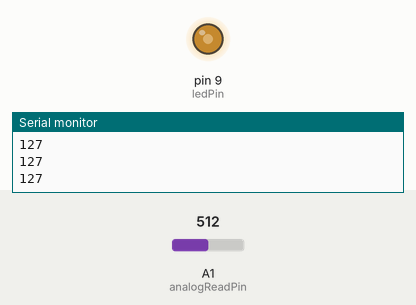
Simulated run of this sketch. Board: Arduino Uno, built with avr-gcc and run on an emulated ATmega328P. On the bench: output pins drawn as LEDs (lit = HIGH), the last lines printed to the serial monitor. Inputs (shaded band) come from the test bench; at power-on: A1 (analogReadPin) = 512.

Above: at 1.2 s.
1.3 s: A1 (analogReadPin) set to 716
At 2.5 s:
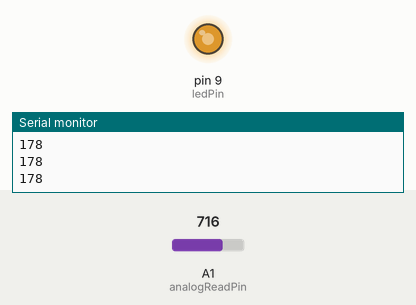
2.8 s: A1 (analogReadPin) set to 900
At 3.9 s:
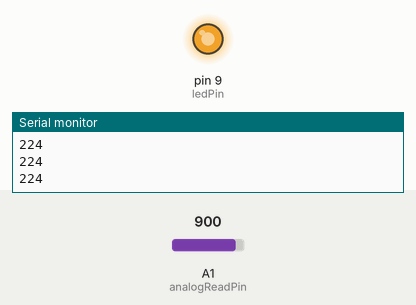
4.3 s: A1 (analogReadPin) set to 122
At 5.0 s:
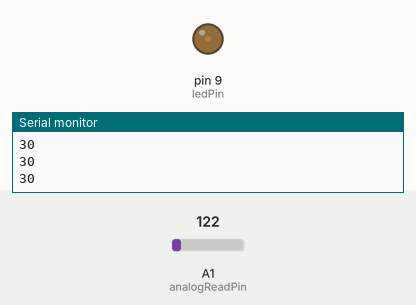
5.8 s: A1 (analogReadPin) set to 0
At 6.3 s:
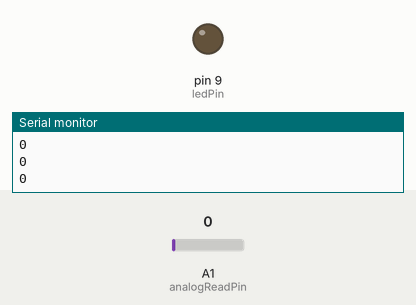
7.3 s: A1 (analogReadPin) set to 511
At 8.6 s:
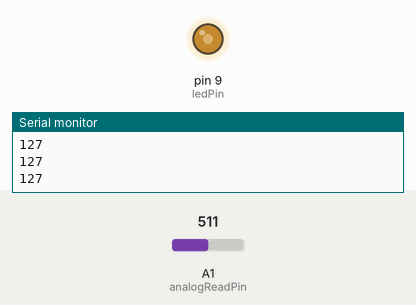
Timing chart, 0 to 9.8 s (numbered marks = the images above; inputs shaded):
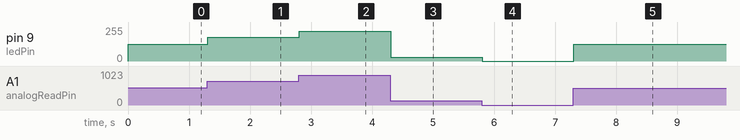

The sketch:

Read_write.ino
```cpp
int analogReadPin=1;
int ledPin=9;

void setup() {
  // put your setup code here, to run once:
  Serial.begin(9600);
  pinMode(ledPin, OUTPUT);
}

void loop() {
  // put your main code here, to run repeatedly:
  int val=analogRead(analogReadPin);
  val = map(val, 0, 1023, 0, 255);
  analogWrite(ledPin,val);
  Serial.println(val);
  delay(10);
}
```

Measured:
- after the input at 1.3 s, pin 9 (ledPin): 127/255 → 178/255 at once
- after the input at 2.8 s, pin 9 (ledPin): 178/255 → 224/255 at once
- after the input at 4.3 s, pin 9 (ledPin): 224/255 → 30/255 at once
- after the input at 5.8 s, pin 9 (ledPin): 30/255 → 0/255 at once
- after the input at 7.3 s, pin 9 (ledPin): 0/255 → 127/255 at once
